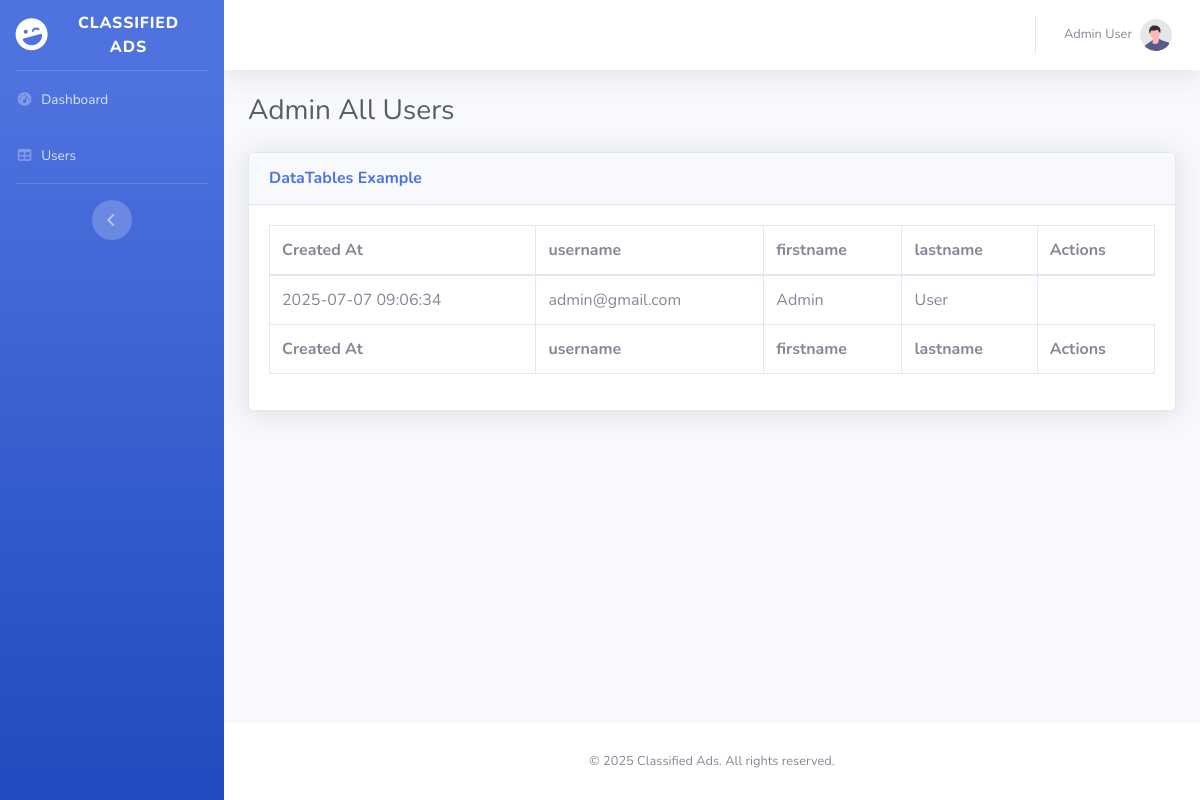
Page /views/users/index.php (signed in) on the committed database.
### tables this page shows
CREATE TABLE IF NOT EXISTS users (
                                     id INT AUTO_INCREMENT PRIMARY KEY,
                                     firstname VARCHAR(100) NOT NULL,
    lastname VARCHAR(100) NOT NULL,
    username VARCHAR(100) NOT NULL UNIQUE,
    password VARCHAR(100) NOT NULL,
    email_verified BOOLEAN,
    role VARCHAR(100) NOT NULL DEFAULT 'user',
    created_at TIMESTAMP DEFAULT CURRENT_TIMESTAMP
    );

### service/UserService.php (called while the page is built, shortened)
<?php
require_once __DIR__ . "./../database/database.php";
function findAllUsers()
{
    global $db_conn;
    $sql = "SELECT created_at, firstname, lastname, username FROM users";
    $result = mysqli_query($db_conn, $sql);
    $users = [];
    while ($row = mysqli_fetch_assoc($result)) {
        $users[] = $row;
    }
    return $users;
}

### views/users/index.php (the view, shortened to what this page needs)
<?php
require_once __DIR__ . "./../../service/UserService.php";
$users = findAllUsers();
?>
<?php require_once __DIR__ . './../../templates/header.php'; ?>
<body id="page-top">
    <div id="wrapper">
        <?php require_once __DIR__ . './../../templates/sidebar.php'; ?>
        <div id="content-wrapper" class="d-flex flex-column">
            <div id="content">
                <?php require_once __DIR__ . './../../templates/topbar.php'; ?>
                <div class="container-fluid">
                    <h1 class="h3 mb-4 text-gray-800">Admin All Users</h1>
                    <div class="card shadow mb-4">
                        <div class="card-header py-3">
                            <h6 class="m-0 font-weight-bold text-primary">DataTables Example</h6>
                        </div>
                        <div class="card-body">
                            <div class="table-responsive">
                                <table class="table table-bordered" id="dataTable" width="100%" cellspacing="0">
                                    <thead>
                                        <tr>
                                            <th>Created At</th>
                                            <th>username</th>
                                            <th>firstname</th>
                                            <th>lastname</th>
                                            <th>Actions</th>
                                        </tr>
                                    </thead>
                                    <tfoot>
                                        <tr>
                                            <th>Created At</th>
                                            <th>username</th>
                                            <th>firstname</th>
                                            <th>lastname</th>
                                            <th>Actions</th>
                                        </tr>
                                    </tfoot>
                                    <tbody>
                                        <?php foreach ($users as $user): ?>
                                            <tr>
                                                <td><?= htmlspecialchars($user['created_at']) ?></td>
                                                <td><?= htmlspecialchars($user['username']) ?></td>
                                                <td><?= htmlspecialchars($user['firstname']) ?></td>
                                                <td><?= htmlspecialchars($user['lastname']) ?></td>
                                            </tr>
                                        <?php endforeach; ?>
                                    </tbody>
                                </table>
                            </div>
                        </div>
                    </div>
                </div>
            </div>
            <?php require_once __DIR__ . './../../templates/footer.php'; ?>

### templates/topbar.php (shortened to what this page needs)
<?php
$user = $_SESSION['user'] ?? '';
?>
<nav class="navbar navbar-expand navbar-light bg-white topbar mb-4 static-top shadow">
    <ul class="navbar-nav ml-auto">
        <li class="nav-item dropdown no-arrow">
            <a class="nav-link dropdown-toggle" href="#" id="userDropdown" role="button"
                data-toggle="dropdown" aria-haspopup="true" aria-expanded="false">
                <?php if ($user): ?>
                    <span class="mr-2 d-none d-lg-inline text-gray-600 small"><?= htmlspecialchars($user['firstname']) ?> <?= htmlspecialchars($user['lastname']) ?></span>
                <?php endif; ?>
                <img class="img-profile rounded-circle"
                    src="../assets/img/undraw_profile.svg">
            </a>
        </li>
    </ul>
</nav>

### rows in the picture
users: firstname "Admin", lastname "User", created_at "2025-07-07 09:06:34", username "admin@gmail.com"
